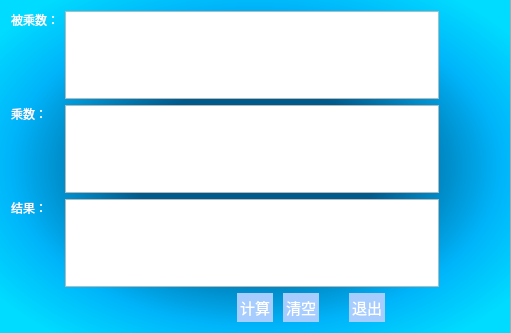
<?xml version="1.0" encoding="UTF-8"?>
<ui version="4.0">
 <class>MainWindow</class>
 <widget class="QMainWindow" name="MainWindow">
  <property name="geometry">
   <rect>
    <x>0</x>
    <y>0</y>
    <width>511</width>
    <height>333</height>
   </rect>
  </property>
  <property name="windowTitle">
   <string>超大数相乘计算工具 0.1 - By Macai</string>
  </property>
  <property name="styleSheet">
   <string notr="true">QWidget#MainWindow
{
	border-right:1px solid rgb(170,170,170);
	background-color: qradialgradient(spread:pad, cx:0.5, cy:0.5, radius:0.8, fx:0.5, fy:0.5, stop:0.3 rgba(0, 90, 140, 255),stop:0.6 rgba(0, 180, 250, 255),stop:0.8 rgba(0, 220, 255, 255));
}

QLabel
{
background-color: transparent;
border:0;
color: rgb(255, 255, 255);
}

QPlaintTextEdit
{
background-color: transparent;
border:0;
color: rgb(255, 255, 255);
}

QPushButton
{
	color: rgb(255, 255, 255);
	background-color: rgb(167, 205, 255);
	border:none;
    padding: 3px;
	font-family: &quot;Verdana&quot;;
	font-size: 15px;
	text-align: center;
}
QPushButton:hover, QPushButton:pressed , QPushButton:checked
{
	background-color: rgb(85, 170, 255);

}

QPushButton:pressed, QPushButton:checked
{
	background-repeat:no-repeat;
	background-position: center left;
}
</string>
  </property>
  <widget class="QWidget" name="centralWidget">
   <layout class="QGridLayout" name="gridLayout_2">
    <item row="0" column="0">
     <layout class="QGridLayout" name="gridLayout">
      <item row="2" column="1">
       <widget class="QTextEdit" name="resultEdit">
        <property name="readOnly">
         <bool>true</bool>
        </property>
       </widget>
      </item>
      <item row="0" column="2">
       <widget class="QLabel" name="label1">
        <property name="styleSheet">
         <string notr="true"/>
        </property>
        <property name="text">
         <string/>
        </property>
        <property name="alignment">
         <set>Qt::AlignLeading|Qt::AlignLeft|Qt::AlignTop</set>
        </property>
       </widget>
      </item>
      <item row="0" column="0">
       <widget class="QLabel" name="label">
        <property name="text">
         <string>被乘数：</string>
        </property>
        <property name="alignment">
         <set>Qt::AlignLeading|Qt::AlignLeft|Qt::AlignTop</set>
        </property>
       </widget>
      </item>
      <item row="1" column="0">
       <widget class="QLabel" name="label_2">
        <property name="maximumSize">
         <size>
          <width>16777215</width>
          <height>16777215</height>
         </size>
        </property>
        <property name="text">
         <string>乘数：</string>
        </property>
        <property name="alignment">
         <set>Qt::AlignLeading|Qt::AlignLeft|Qt::AlignTop</set>
        </property>
       </widget>
      </item>
      <item row="2" column="0">
       <widget class="QLabel" name="label_3">
        <property name="text">
         <string>结果：</string>
        </property>
        <property name="alignment">
         <set>Qt::AlignLeading|Qt::AlignLeft|Qt::AlignTop</set>
        </property>
       </widget>
      </item>
      <item row="0" column="1">
       <widget class="QTextEdit" name="number1Edit"/>
      </item>
      <item row="1" column="1">
       <widget class="QTextEdit" name="number2Edit"/>
      </item>
      <item row="2" column="2">
       <widget class="QLabel" name="label3">
        <property name="styleSheet">
         <string notr="true"/>
        </property>
        <property name="text">
         <string/>
        </property>
        <property name="alignment">
         <set>Qt::AlignLeading|Qt::AlignLeft|Qt::AlignTop</set>
        </property>
       </widget>
      </item>
      <item row="1" column="2">
       <widget class="QLabel" name="label2">
        <property name="minimumSize">
         <size>
          <width>55</width>
          <height>0</height>
         </size>
        </property>
        <property name="styleSheet">
         <string notr="true"/>
        </property>
        <property name="text">
         <string/>
        </property>
        <property name="alignment">
         <set>Qt::AlignLeading|Qt::AlignLeft|Qt::AlignTop</set>
        </property>
       </widget>
      </item>
     </layout>
    </item>
    <item row="1" column="0">
     <layout class="QHBoxLayout" name="horizontalLayout">
      <property name="spacing">
       <number>10</number>
      </property>
      <item>
       <spacer name="horizontalSpacer_2">
        <property name="orientation">
         <enum>Qt::Horizontal</enum>
        </property>
        <property name="sizeHint" stdset="0">
         <size>
          <width>20</width>
          <height>20</height>
         </size>
        </property>
       </spacer>
      </item>
      <item>
       <widget class="QLabel" name="timeLabel">
        <property name="minimumSize">
         <size>
          <width>100</width>
          <height>0</height>
         </size>
        </property>
        <property name="text">
         <string/>
        </property>
       </widget>
      </item>
      <item>
       <widget class="QPushButton" name="computeBtn">
        <property name="text">
         <string>计算</string>
        </property>
       </widget>
      </item>
      <item>
       <widget class="QPushButton" name="cleanBtn">
        <property name="text">
         <string>清空</string>
        </property>
       </widget>
      </item>
      <item>
       <spacer name="horizontalSpacer_3">
        <property name="orientation">
         <enum>Qt::Horizontal</enum>
        </property>
        <property name="sizeType">
         <enum>QSizePolicy::Fixed</enum>
        </property>
        <property name="sizeHint" stdset="0">
         <size>
          <width>20</width>
          <height>20</height>
         </size>
        </property>
       </spacer>
      </item>
      <item>
       <widget class="QPushButton" name="pushButton_3">
        <property name="text">
         <string>退出</string>
        </property>
       </widget>
      </item>
      <item>
       <spacer name="horizontalSpacer">
        <property name="orientation">
         <enum>Qt::Horizontal</enum>
        </property>
        <property name="sizeHint" stdset="0">
         <size>
          <width>20</width>
          <height>20</height>
         </size>
        </property>
       </spacer>
      </item>
     </layout>
    </item>
   </layout>
  </widget>
  <widget class="QMenuBar" name="menuBar">
   <property name="geometry">
    <rect>
     <x>0</x>
     <y>0</y>
     <width>511</width>
     <height>23</height>
    </rect>
   </property>
  </widget>
 </widget>
 <layoutdefault spacing="6" margin="11"/>
 <resources/>
 <connections>
  <connection>
   <sender>pushButton_3</sender>
   <signal>clicked()</signal>
   <receiver>MainWindow</receiver>
   <slot>close()</slot>
   <hints>
    <hint type="sourcelabel">
     <x>468</x>
     <y>291</y>
    </hint>
    <hint type="destinationlabel">
     <x>214</x>
     <y>299</y>
    </hint>
   </hints>
  </connection>
 </connections>
</ui>
